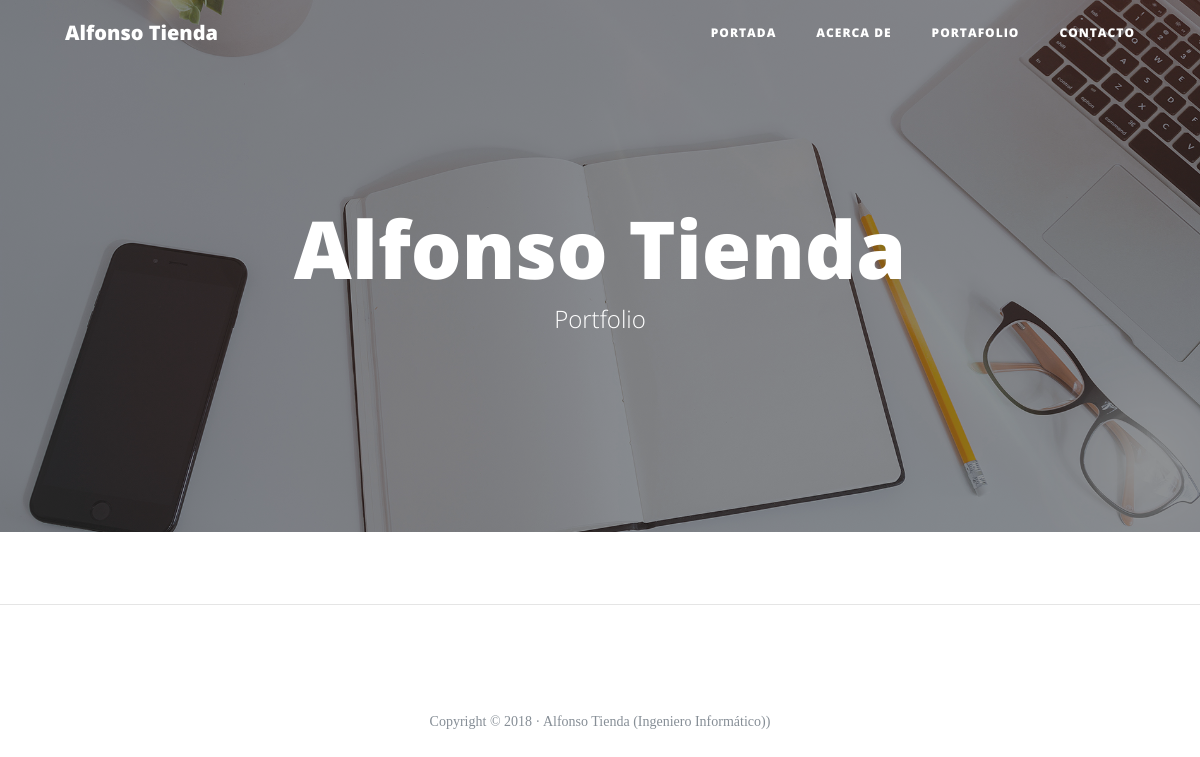
Page /portfolio on the earlier database version.
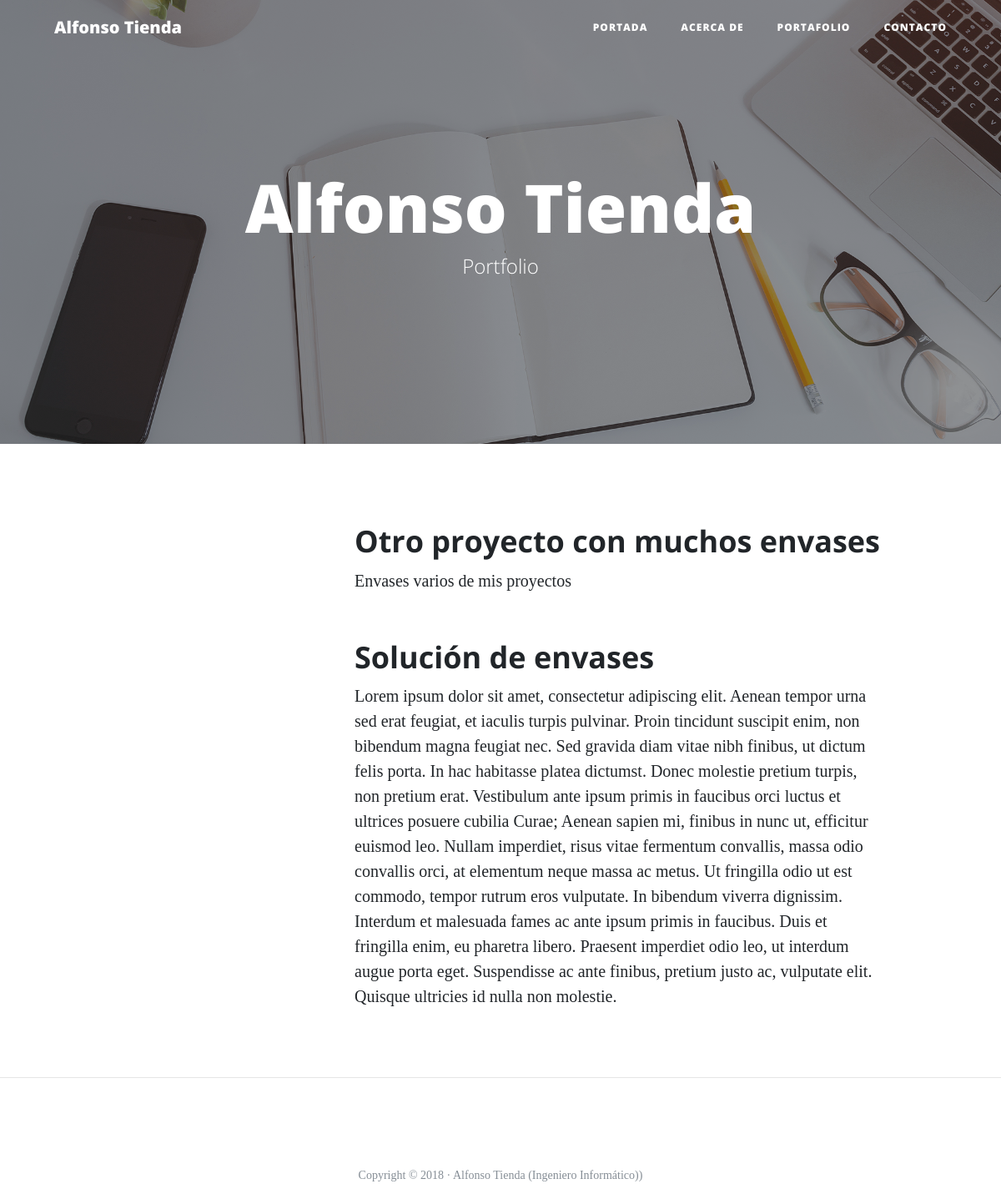
Same page on the later database version.
### portfolio/models.py (models this page shows, shortened)
class Project(models.Model):
    title = models.CharField(max_length = 256, verbose_name="Título")
    description = models.TextField(verbose_name = "Descripción")
    image = models.ImageField(verbose_name="Imagen", upload_to="projects")
    created = models.DateTimeField(auto_now_add=True, verbose_name="Fecha de creación")
    updated = models.DateTimeField(auto_now=True, verbose_name="Fecha de actualización")
    urlfield = models.URLField(null=True, blank=True, max_length=200, verbose_name="Dirección Web")
    class Meta:
        verbose_name = "proyecto"
        verbose_name_plural = "proyectos"
        ordering = ["-created"]

### portfolio/views.py (the view)
# urls.py: path('portfolio', portfolio_views.portfolio, name="portfolio"),
def portfolio(request):
    projects = Project.objects.all()
    return render(request, 'portfolio/portfolio.html', {'projects':projects})

### portfolio/templates/portfolio/portfolio.html (shortened to what this page needs)
{% extends 'core/base.html'%}
{% load static %}
{% block background %}{% static "core/img/portfolio-bg.jpg" %}{% endblock %}
{% block headers %}
  <h1>Alfonso Tienda</h1>
  <span class="subheading">Portfolio</span>
{% endblock%}
{% block content %}
	    <div class="container">
				{% for project in projects %}
	      <div class="row project">
	      	<div class="col-lg-3 col-md-4 offset-lg-1">
	      	</div>
	        <div class="col-lg-7 col-md-8">
	      		<h2 class="section-heading title">{{project.title}}</h2>
	          <p>{{project.description}}</p>
	      	</div>
	      </div>
				{% endfor %}
		  </div>
{% endblock %}

### core/templates/core/base.html (shortened to what this page needs)
<!DOCTYPE html>
{% load static %}
<html lang="es">
  <head>
    <link href="{% static 'core/vendor/bootstrap/css/bootstrap.min.css' %}" rel="stylesheet">
    <link href="{% static 'core/vendor/font-awesome/css/font-awesome.min.css" rel="stylesheet' %}" type="text/css">
    <link href="{% static 'core/css/clean-blog.min.css' %}" rel="stylesheet">
  </head>
  <body>
    <nav class="navbar navbar-expand-lg navbar-light fixed-top" id="mainNav">
      <div class="container">
        <a class="navbar-brand" href="{% url 'home' %}">Alfonso Tienda</a>
        <div class="collapse navbar-collapse" id="navbarResponsive">
          <ul class="navbar-nav ml-auto">
            <li class="nav-item">
              <a class="nav-link" href="{% url 'home'%}">Portada</a>
            </li>
            <li class="nav-item">
              <a class="nav-link" href="{% url 'about'%}">Acerca de</a>
            </li>
            <li class="nav-item">
              <a class="nav-link" href="{% url 'portfolio' %}">Portafolio</a>
            </li>
            <li class="nav-item">
              <a class="nav-link" href="{% url 'contact' %}">Contacto</a>
            </li>
          </ul>
        </div>
      </div>
    </nav>
    <header class="masthead" style="background-image: url('{% block background %}{% endblock %}')">
      <div class="overlay"></div>
      <div class="container">
        <div class="row">
          <div class="col-lg-8 col-md-10 mx-auto">
            <div class="site-heading">
              {% block headers %}
              {% endblock%}
            </div>
          </div>
        </div>
      </div>
    </header>
    {% block content %}{% endblock %}
            {% if request.path != "/"%}
<hr>
{% endif %}
    <footer>
      <div class="container">
        <div class="row">
          <div class="col-lg-8 col-md-10 mx-auto">
            <ul class="list-inline text-center">
            </ul>
            {% if request.path != "/"%}
            <p class="copyright text-muted">Copyright &copy; 2018 · Alfonso Tienda (Ingeniero Informático)) </p>
            {% endif %}
          </div>
        </div>
      </div>
    </footer>
  </body>
</html>

Differences in the rows shown:
added Project: title "Otro proyecto con muchos envases", description "Envases varios de mis proyectos"
added Project: title "Solución de envases", description "Lorem ipsum dolor sit amet, consectetur adipiscing elit. Aenean tempor urna sed erat feugiat, et iaculis turpis pulvinar. Proin tincidunt suscipit enim, non bibendum magna feugiat nec. Sed gravida diam vitae nibh finibus, ut dictum felis porta. In hac habitasse platea dictumst. Donec molestie pretium turpis, non pretium erat. Vestibulum ante ipsum primis in faucibus orci luctus et ultrices posuere cubilia Curae; Aenean sapien mi, finibus in nunc ut, efficitur euismod leo. Nullam imperdiet, risus vitae fermentum convallis, massa odio convallis orci, at elementum neque massa ac metus. Ut fringilla odio ut est commodo, tempor rutrum eros vulputate. In bibendum viverra dignissim. Interdum et…"
